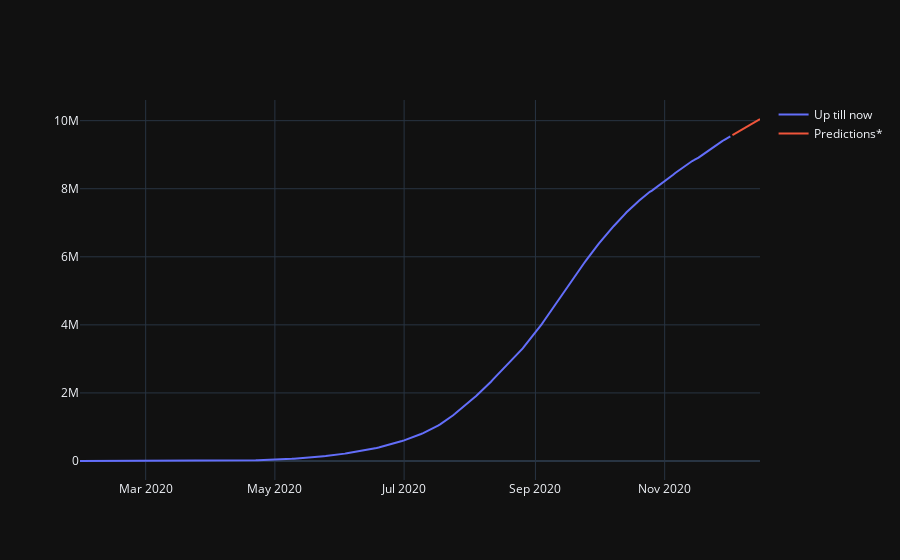

The code cell stored with this chart in its notebook:
### Code cell
figure.show()

### Figure 1 — Plotly figure (JSON) as saved in the notebook; plotly's stock layout.template omitted (floating-point values rounded to 4 significant figures; data arrays with more than 128 entries replaced by an {"elided": "..."} marker saying what was removed)
{"data": [{"mode": "lines", "name": "Up till now", "type": "scatter", "x": {"elided": "308 str values"}, "y": {"elided": "308 int values"}}, {"mode": "lines", "name": "Predictions*", "type": "scatter", "x": ["2020-12-03T00:00:00", "2020-12-04T00:00:00", "2020-12-05T00:00:00", "2020-12-06T00:00:00", "2020-12-07T00:00:00", "2020-12-08T00:00:00", "2020-12-09T00:00:00", "2020-12-10T00:00:00", "2020-12-11T00:00:00", "2020-12-12T00:00:00", "2020-12-13T00:00:00", "2020-12-14T00:00:00", "2020-12-15T00:00:00", "2020-12-16T00:00:00"], "y": [9575531, 9613790, 9652199, 9688202, 9722384, 9757803, 9795229, 9832579, 9870112, 9909037, 9943484, 9979037, 10013765, 10048940]}], "layout": {}}
